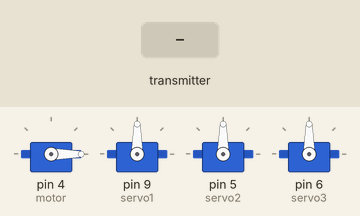
Recording of a sketch running on a simulated Arduino Uno, built with avr-gcc and run on an emulated ATmega328P. Parts: 4 × servo. The test bench sets the inputs (shaded band). No radio packets arrive unless stated.

Above: at 1.2 s.
1.3 s: the transmitter starts sending potValue1 = 0
At 1.41 s:
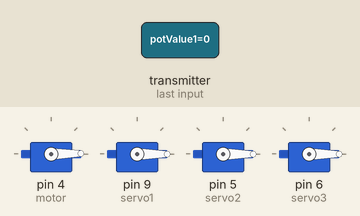
4.3 s: the transmitter starts sending potValue2 = 64
At 5.8 s:
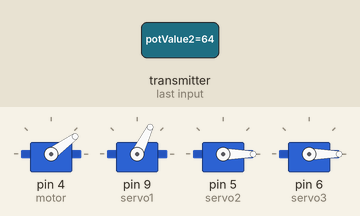
7.3 s: the transmitter starts sending potValue3 = 64
At 8.1 s:
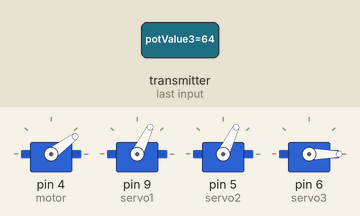
8.8 s: the transmitter starts sending potValue4 = 64
At 9.5 s:
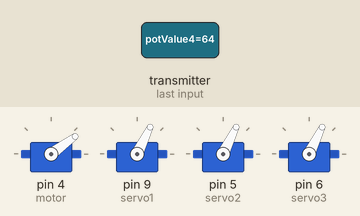
10.3 s: the transmitter starts sending potValue1 = 64
At 11.7 s:
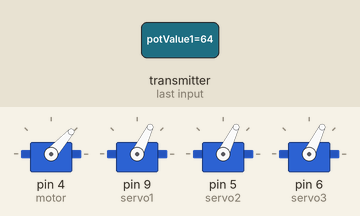
13.3 s: the transmitter starts sending potValue2 = 0
At 15.1 s:
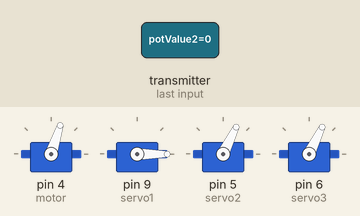
Timing chart, 0 to 16.6 s (numbered marks = the images above; inputs shaded):
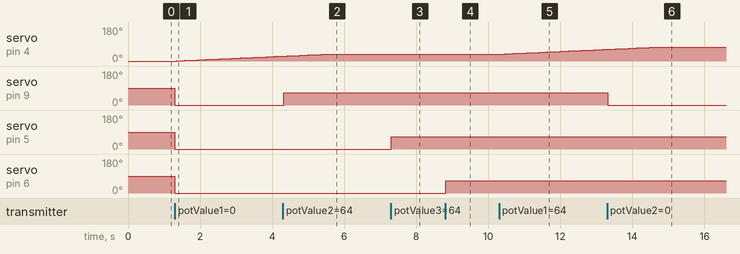

The sketch:

sketch_slave_plane.ino
```cpp
#include <SPI.h>
#include <RF24.h>
#include <Servo.h>

const int pwm_max = 2000;
const int pwm_min = 1000;

Servo motor;
Servo servo1;
Servo servo2;
Servo servo3;

int pulseWidth;
int targetPulseWidth;

int servo1PulseWidth;
int servo2PulseWidth;
int servo3PulseWidth;

RF24 radio(7, 8); // CE, CSN
const byte address[6] = "00001";

struct DataPackage{
  byte potValue1;
  byte potValue2;
  byte potValue3;
  byte potValue4;
};

DataPackage data;

void setup() {
  motor.attach(4, pwm_min, pwm_max);//pin number, min pulse width, max pulse width
  servo1.attach(9);
  servo2.attach(5);
  servo3.attach(6);
  servo1PulseWidth = 90;
  servo2PulseWidth = 90;
  servo3PulseWidth = 90;

  pulseWidth = pwm_min;
  targetPulseWidth = pwm_min;
  motor.writeMicroseconds(pulseWidth);

  radio.begin();
  radio.openReadingPipe(0, address);
  radio.setPALevel(RF24_PA_MIN);
  radio.startListening();
}
void loop() {
  if (radio.available()) {
    byte value = 0;
    radio.read(&data, sizeof(DataPackage));
    targetPulseWidth = map(data.potValue1, 0, 255, 1200, 2000);
    servo1PulseWidth = data.potValue2;
    servo2PulseWidth = data.potValue3;
    servo3PulseWidth = data.potValue4;
  }
  if (pulseWidth < targetPulseWidth) {
    pulseWidth += 1;
  } else if (targetPulseWidth < pulseWidth) {
    pulseWidth -= 1;
  }
  motor.writeMicroseconds(pulseWidth);
  servo1.write(servo1PulseWidth);
  servo2.write(servo2PulseWidth);
  servo3.write(servo3PulseWidth);
  delay(20);
}
```

Measured:
- after the input at 1.3 s, servo on pin 4 (motor): moves from 0° to 26° over 3.0 s, starting after 0.05 s; servo on pin 9 (servo1), servo on pin 5 (servo2), servo on pin 6 (servo3): 90° → 0° at once
- after the input at 4.3 s, servo on pin 9 (servo1): 0° → 64° at once
- after the input at 7.3 s, servo on pin 5 (servo2): 0° → 64° at once
- after the input at 8.8 s, servo on pin 6 (servo3): 0° → 64° at once
- after the input at 10.3 s, servo on pin 4 (motor): moves from 36° to 61° over 2.8 s, starting after 0.05 s
- after the input at 13.3 s, servo on pin 9 (servo1): 64° → 0° at once
